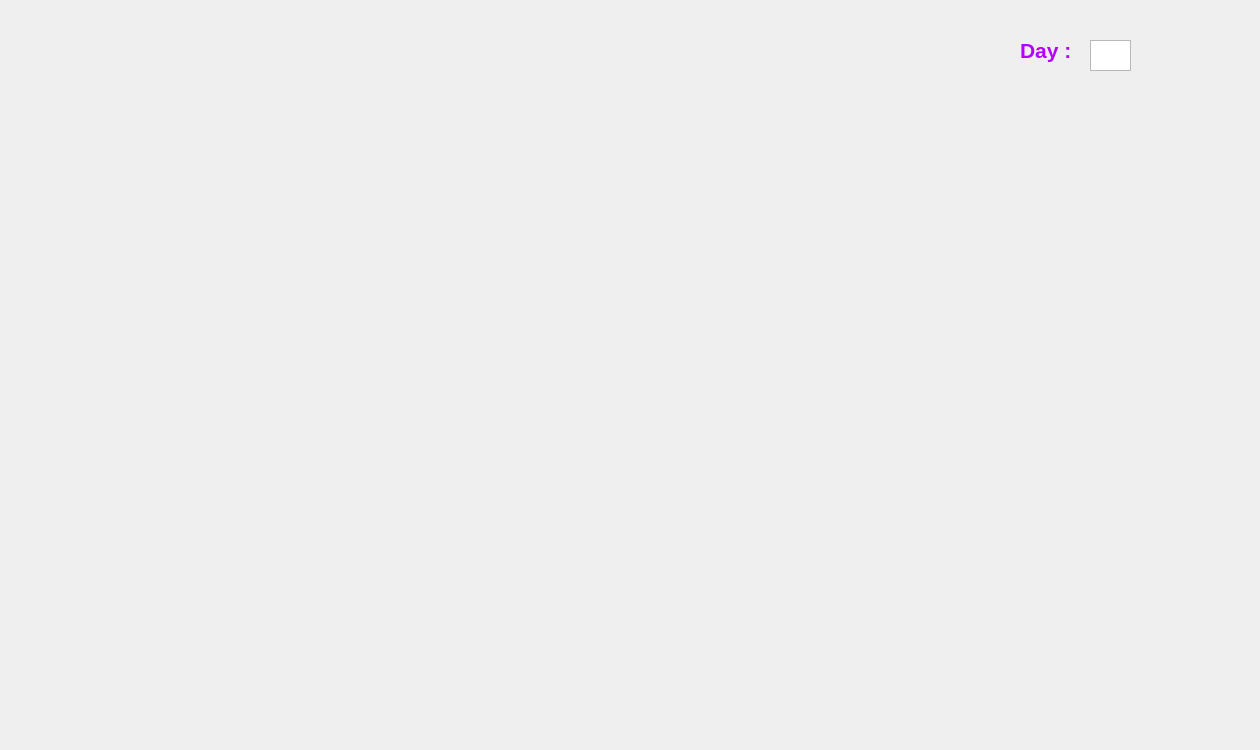
<?xml version="1.0" encoding="UTF-8"?>
<ui version="4.0">
 <class>farm</class>
 <widget class="QWidget" name="farm">
  <property name="geometry">
   <rect>
    <x>0</x>
    <y>0</y>
    <width>1260</width>
    <height>750</height>
   </rect>
  </property>
  <property name="minimumSize">
   <size>
    <width>1260</width>
    <height>750</height>
   </size>
  </property>
  <property name="maximumSize">
   <size>
    <width>1260</width>
    <height>750</height>
   </size>
  </property>
  <property name="windowTitle">
   <string>farm</string>
  </property>
  <property name="windowIcon">
   <iconset resource="game_recources.qrc">
    <normaloff>:/game_backgrounds/pics_project/pngwing.com.png</normaloff>:/game_backgrounds/pics_project/pngwing.com.png</iconset>
  </property>
  <widget class="QLabel" name="label">
   <property name="geometry">
    <rect>
     <x>0</x>
     <y>0</y>
     <width>1261</width>
     <height>751</height>
    </rect>
   </property>
   <property name="autoFillBackground">
    <bool>false</bool>
   </property>
   <property name="text">
    <string/>
   </property>
   <property name="pixmap">
    <pixmap resource="game_recources.qrc">:/game_backgrounds/pics_project/background-scene-with-green-field_1308-8895 (1).jpg</pixmap>
   </property>
   <property name="scaledContents">
    <bool>true</bool>
   </property>
  </widget>
  <widget class="QPushButton" name="pushButton">
   <property name="geometry">
    <rect>
     <x>10</x>
     <y>10</y>
     <width>101</width>
     <height>101</height>
    </rect>
   </property>
   <property name="cursor">
    <cursorShape>PointingHandCursor</cursorShape>
   </property>
   <property name="toolTip">
    <string>&lt;html&gt;&lt;head/&gt;&lt;body&gt;&lt;p&gt;&lt;span style=&quot; color:#ffffff;&quot;&gt;Profile&lt;/span&gt;&lt;/p&gt;&lt;/body&gt;&lt;/html&gt;</string>
   </property>
   <property name="styleSheet">
    <string notr="true">background-color: qlineargradient(spread:pad, x1:0.043, y1:0.426, x2:1, y2:1, stop:0 rgba(0, 0, 0, 0), stop:1 rgba(255, 255, 255, 0));
border: none;</string>
   </property>
   <property name="text">
    <string/>
   </property>
   <property name="icon">
    <iconset resource="game_recources.qrc">
     <normaloff>:/game_backgrounds/pics_project/138manfarmer2_100718.png</normaloff>:/game_backgrounds/pics_project/138manfarmer2_100718.png</iconset>
   </property>
   <property name="iconSize">
    <size>
     <width>100</width>
     <height>100</height>
    </size>
   </property>
  </widget>
  <widget class="QPushButton" name="pushButton_2">
   <property name="geometry">
    <rect>
     <x>680</x>
     <y>440</y>
     <width>211</width>
     <height>171</height>
    </rect>
   </property>
   <property name="cursor">
    <cursorShape>PointingHandCursor</cursorShape>
   </property>
   <property name="toolTip">
    <string>&lt;html&gt;&lt;head/&gt;&lt;body&gt;&lt;p&gt;&lt;span style=&quot; color:#ffffff;&quot;&gt;Store&lt;/span&gt;&lt;/p&gt;&lt;/body&gt;&lt;/html&gt;</string>
   </property>
   <property name="styleSheet">
    <string notr="true">background-color: qlineargradient(spread:pad, x1:0.043, y1:0.426, x2:1, y2:1, stop:0 rgba(0, 0, 0, 0), stop:1 rgba(255, 255, 255, 0));
border: none;</string>
   </property>
   <property name="text">
    <string/>
   </property>
   <property name="icon">
    <iconset resource="game_recources.qrc">
     <normaloff>:/game_backgrounds/pics_project/favpng_grocery-store-shopping-clip-art.png</normaloff>:/game_backgrounds/pics_project/favpng_grocery-store-shopping-clip-art.png</iconset>
   </property>
   <property name="iconSize">
    <size>
     <width>200</width>
     <height>200</height>
    </size>
   </property>
  </widget>
  <widget class="QPushButton" name="pushButton_3">
   <property name="geometry">
    <rect>
     <x>350</x>
     <y>570</y>
     <width>161</width>
     <height>101</height>
    </rect>
   </property>
   <property name="cursor">
    <cursorShape>PointingHandCursor</cursorShape>
   </property>
   <property name="toolTip">
    <string>&lt;html&gt;&lt;head/&gt;&lt;body&gt;&lt;p&gt;&lt;span style=&quot; color:#ffffff;&quot;&gt;chicken coop&lt;/span&gt;&lt;/p&gt;&lt;/body&gt;&lt;/html&gt;</string>
   </property>
   <property name="styleSheet">
    <string notr="true">background-color: qlineargradient(spread:pad, x1:0.043, y1:0.426, x2:1, y2:1, stop:0 rgba(0, 0, 0, 0), stop:1 rgba(255, 255, 255, 0));
border: none;</string>
   </property>
   <property name="text">
    <string/>
   </property>
   <property name="icon">
    <iconset resource="game_recources.qrc">
     <normaloff>:/game_backgrounds/pics_project/hen.png</normaloff>:/game_backgrounds/pics_project/hen.png</iconset>
   </property>
   <property name="iconSize">
    <size>
     <width>150</width>
     <height>150</height>
    </size>
   </property>
  </widget>
  <widget class="QPushButton" name="pushButton_4">
   <property name="geometry">
    <rect>
     <x>260</x>
     <y>390</y>
     <width>211</width>
     <height>131</height>
    </rect>
   </property>
   <property name="cursor">
    <cursorShape>PointingHandCursor</cursorShape>
   </property>
   <property name="toolTip">
    <string>&lt;html&gt;&lt;head/&gt;&lt;body&gt;&lt;p&gt;&lt;span style=&quot; color:#ffffff;&quot;&gt;Cow pasture&lt;/span&gt;&lt;/p&gt;&lt;/body&gt;&lt;/html&gt;</string>
   </property>
   <property name="styleSheet">
    <string notr="true">background-color: qlineargradient(spread:pad, x1:0.043, y1:0.426, x2:1, y2:1, stop:0 rgba(0, 0, 0, 0), stop:1 rgba(255, 255, 255, 0));
border: none;</string>
   </property>
   <property name="text">
    <string/>
   </property>
   <property name="icon">
    <iconset resource="game_recources.qrc">
     <normaloff>:/game_backgrounds/pics_project/cow.png</normaloff>:/game_backgrounds/pics_project/cow.png</iconset>
   </property>
   <property name="iconSize">
    <size>
     <width>150</width>
     <height>150</height>
    </size>
   </property>
  </widget>
  <widget class="QPushButton" name="pushButton_5">
   <property name="geometry">
    <rect>
     <x>10</x>
     <y>400</y>
     <width>201</width>
     <height>121</height>
    </rect>
   </property>
   <property name="cursor">
    <cursorShape>PointingHandCursor</cursorShape>
   </property>
   <property name="toolTip">
    <string>&lt;html&gt;&lt;head/&gt;&lt;body&gt;&lt;p&gt;&lt;span style=&quot; color:#ffffff;&quot;&gt;Sheep cote&lt;/span&gt;&lt;/p&gt;&lt;/body&gt;&lt;/html&gt;</string>
   </property>
   <property name="styleSheet">
    <string notr="true">background-color: qlineargradient(spread:pad, x1:0.043, y1:0.426, x2:1, y2:1, stop:0 rgba(0, 0, 0, 0), stop:1 rgba(255, 255, 255, 0));
border: none;</string>
   </property>
   <property name="text">
    <string/>
   </property>
   <property name="icon">
    <iconset resource="game_recources.qrc">
     <normaloff>:/game_backgrounds/pics_project/sheep.png</normaloff>:/game_backgrounds/pics_project/sheep.png</iconset>
   </property>
   <property name="iconSize">
    <size>
     <width>200</width>
     <height>200</height>
    </size>
   </property>
  </widget>
  <widget class="QPushButton" name="pushButton_8">
   <property name="geometry">
    <rect>
     <x>0</x>
     <y>540</y>
     <width>301</width>
     <height>211</height>
    </rect>
   </property>
   <property name="cursor">
    <cursorShape>PointingHandCursor</cursorShape>
   </property>
   <property name="toolTip">
    <string>&lt;html&gt;&lt;head/&gt;&lt;body&gt;&lt;p&gt;&lt;span style=&quot; color:#ffffff;&quot;&gt;Wheat&lt;/span&gt;&lt;/p&gt;&lt;/body&gt;&lt;/html&gt;</string>
   </property>
   <property name="styleSheet">
    <string notr="true">background-color: qlineargradient(spread:pad, x1:0.043, y1:0.426, x2:1, y2:1, stop:0 rgba(0, 0, 0, 0), stop:1 rgba(255, 255, 255, 0));
border: none;</string>
   </property>
   <property name="text">
    <string/>
   </property>
   <property name="icon">
    <iconset resource="game_recources.qrc">
     <normaloff>:/game_backgrounds/pics_project/favpng_common-wheat-cereal-ear-illustration.png</normaloff>:/game_backgrounds/pics_project/favpng_common-wheat-cereal-ear-illustration.png</iconset>
   </property>
   <property name="iconSize">
    <size>
     <width>250</width>
     <height>250</height>
    </size>
   </property>
  </widget>
  <widget class="QPushButton" name="pushButton_9">
   <property name="geometry">
    <rect>
     <x>930</x>
     <y>580</y>
     <width>311</width>
     <height>181</height>
    </rect>
   </property>
   <property name="cursor">
    <cursorShape>PointingHandCursor</cursorShape>
   </property>
   <property name="toolTip">
    <string>&lt;html&gt;&lt;head/&gt;&lt;body&gt;&lt;p&gt;&lt;span style=&quot; color:#ffffff;&quot;&gt;Barley&lt;/span&gt;&lt;/p&gt;&lt;/body&gt;&lt;/html&gt;</string>
   </property>
   <property name="styleSheet">
    <string notr="true">background-color: qlineargradient(spread:pad, x1:0.043, y1:0.426, x2:1, y2:1, stop:0 rgba(0, 0, 0, 0), stop:1 rgba(255, 255, 255, 0));
border: none;</string>
   </property>
   <property name="text">
    <string/>
   </property>
   <property name="icon">
    <iconset resource="game_recources.qrc">
     <normaloff>:/game_backgrounds/pics_project/Tea_plant.png</normaloff>:/game_backgrounds/pics_project/Tea_plant.png</iconset>
   </property>
   <property name="iconSize">
    <size>
     <width>150</width>
     <height>150</height>
    </size>
   </property>
  </widget>
  <widget class="QPushButton" name="pushButton_10">
   <property name="geometry">
    <rect>
     <x>930</x>
     <y>320</y>
     <width>161</width>
     <height>211</height>
    </rect>
   </property>
   <property name="cursor">
    <cursorShape>PointingHandCursor</cursorShape>
   </property>
   <property name="toolTip">
    <string>&lt;html&gt;&lt;head/&gt;&lt;body&gt;&lt;p&gt;&lt;span style=&quot; color:#ffffff;&quot;&gt;Silo&lt;/span&gt;&lt;/p&gt;&lt;/body&gt;&lt;/html&gt;</string>
   </property>
   <property name="styleSheet">
    <string notr="true">background-color: qlineargradient(spread:pad, x1:0.043, y1:0.426, x2:1, y2:1, stop:0 rgba(0, 0, 0, 0), stop:1 rgba(255, 255, 255, 0));
border: none;</string>
   </property>
   <property name="text">
    <string/>
   </property>
   <property name="icon">
    <iconset resource="game_recources.qrc">
     <normaloff>:/game_backgrounds/pics_project/clipart244133.png</normaloff>:/game_backgrounds/pics_project/clipart244133.png</iconset>
   </property>
   <property name="iconSize">
    <size>
     <width>200</width>
     <height>200</height>
    </size>
   </property>
  </widget>
  <widget class="QPushButton" name="pushButton_7">
   <property name="geometry">
    <rect>
     <x>480</x>
     <y>380</y>
     <width>271</width>
     <height>181</height>
    </rect>
   </property>
   <property name="cursor">
    <cursorShape>PointingHandCursor</cursorShape>
   </property>
   <property name="toolTip">
    <string>&lt;html&gt;&lt;head/&gt;&lt;body&gt;&lt;p&gt;&lt;span style=&quot; color:#ffffff;&quot;&gt;Barn&lt;/span&gt;&lt;/p&gt;&lt;/body&gt;&lt;/html&gt;</string>
   </property>
   <property name="styleSheet">
    <string notr="true">background-color: qlineargradient(spread:pad, x1:0.043, y1:0.426, x2:1, y2:1, stop:0 rgba(0, 0, 0, 0), stop:1 rgba(255, 255, 255, 0));
border: none;</string>
   </property>
   <property name="text">
    <string/>
   </property>
   <property name="icon">
    <iconset resource="game_recources.qrc">
     <normaloff>:/game_backgrounds/pics_project/anbar.png</normaloff>:/game_backgrounds/pics_project/anbar.png</iconset>
   </property>
   <property name="iconSize">
    <size>
     <width>300</width>
     <height>300</height>
    </size>
   </property>
  </widget>
  <widget class="QLabel" name="label_3">
   <property name="geometry">
    <rect>
     <x>0</x>
     <y>580</y>
     <width>261</width>
     <height>161</height>
    </rect>
   </property>
   <property name="text">
    <string/>
   </property>
   <property name="pixmap">
    <pixmap resource="game_recources.qrc">:/game_backgrounds/pics_project/favpng_common-wheat-cereal-ear-illustration.png</pixmap>
   </property>
   <property name="scaledContents">
    <bool>true</bool>
   </property>
  </widget>
  <widget class="QLabel" name="label_4">
   <property name="geometry">
    <rect>
     <x>-30</x>
     <y>560</y>
     <width>261</width>
     <height>161</height>
    </rect>
   </property>
   <property name="text">
    <string/>
   </property>
   <property name="pixmap">
    <pixmap resource="game_recources.qrc">:/game_backgrounds/pics_project/favpng_common-wheat-cereal-ear-illustration.png</pixmap>
   </property>
   <property name="scaledContents">
    <bool>true</bool>
   </property>
  </widget>
  <widget class="QLabel" name="label_5">
   <property name="geometry">
    <rect>
     <x>60</x>
     <y>530</y>
     <width>261</width>
     <height>161</height>
    </rect>
   </property>
   <property name="text">
    <string/>
   </property>
   <property name="pixmap">
    <pixmap resource="game_recources.qrc">:/game_backgrounds/pics_project/favpng_common-wheat-cereal-ear-illustration.png</pixmap>
   </property>
   <property name="scaledContents">
    <bool>true</bool>
   </property>
  </widget>
  <widget class="QLabel" name="label_6">
   <property name="geometry">
    <rect>
     <x>0</x>
     <y>500</y>
     <width>261</width>
     <height>161</height>
    </rect>
   </property>
   <property name="text">
    <string/>
   </property>
   <property name="pixmap">
    <pixmap resource="game_recources.qrc">:/game_backgrounds/pics_project/favpng_common-wheat-cereal-ear-illustration.png</pixmap>
   </property>
   <property name="scaledContents">
    <bool>true</bool>
   </property>
  </widget>
  <widget class="QLabel" name="label_9">
   <property name="geometry">
    <rect>
     <x>1010</x>
     <y>590</y>
     <width>111</width>
     <height>151</height>
    </rect>
   </property>
   <property name="text">
    <string/>
   </property>
   <property name="pixmap">
    <pixmap resource="game_recources.qrc">:/game_backgrounds/pics_project/Tea_plant.png</pixmap>
   </property>
   <property name="scaledContents">
    <bool>true</bool>
   </property>
  </widget>
  <widget class="QLabel" name="label_11">
   <property name="geometry">
    <rect>
     <x>1120</x>
     <y>610</y>
     <width>111</width>
     <height>151</height>
    </rect>
   </property>
   <property name="text">
    <string/>
   </property>
   <property name="pixmap">
    <pixmap resource="game_recources.qrc">:/game_backgrounds/pics_project/Tea_plant.png</pixmap>
   </property>
   <property name="scaledContents">
    <bool>true</bool>
   </property>
  </widget>
  <widget class="QLabel" name="label_12">
   <property name="geometry">
    <rect>
     <x>950</x>
     <y>580</y>
     <width>131</width>
     <height>171</height>
    </rect>
   </property>
   <property name="text">
    <string/>
   </property>
   <property name="pixmap">
    <pixmap resource="game_recources.qrc">:/game_backgrounds/pics_project/Tea_plant.png</pixmap>
   </property>
   <property name="scaledContents">
    <bool>true</bool>
   </property>
  </widget>
  <widget class="QLabel" name="label_13">
   <property name="geometry">
    <rect>
     <x>1080</x>
     <y>570</y>
     <width>111</width>
     <height>151</height>
    </rect>
   </property>
   <property name="text">
    <string/>
   </property>
   <property name="pixmap">
    <pixmap resource="game_recources.qrc">:/game_backgrounds/pics_project/Tea_plant.png</pixmap>
   </property>
   <property name="scaledContents">
    <bool>true</bool>
   </property>
  </widget>
  <widget class="QLabel" name="label_14">
   <property name="geometry">
    <rect>
     <x>1150</x>
     <y>560</y>
     <width>111</width>
     <height>151</height>
    </rect>
   </property>
   <property name="text">
    <string/>
   </property>
   <property name="pixmap">
    <pixmap resource="game_recources.qrc">:/game_backgrounds/pics_project/Tea_plant.png</pixmap>
   </property>
   <property name="scaledContents">
    <bool>true</bool>
   </property>
  </widget>
  <widget class="QLabel" name="label_15">
   <property name="geometry">
    <rect>
     <x>1040</x>
     <y>540</y>
     <width>111</width>
     <height>151</height>
    </rect>
   </property>
   <property name="text">
    <string/>
   </property>
   <property name="pixmap">
    <pixmap resource="game_recources.qrc">:/game_backgrounds/pics_project/Tea_plant.png</pixmap>
   </property>
   <property name="scaledContents">
    <bool>true</bool>
   </property>
  </widget>
  <widget class="QLabel" name="label_16">
   <property name="geometry">
    <rect>
     <x>1090</x>
     <y>540</y>
     <width>111</width>
     <height>151</height>
    </rect>
   </property>
   <property name="text">
    <string/>
   </property>
   <property name="pixmap">
    <pixmap resource="game_recources.qrc">:/game_backgrounds/pics_project/Tea_plant.png</pixmap>
   </property>
   <property name="scaledContents">
    <bool>true</bool>
   </property>
  </widget>
  <widget class="QLabel" name="label_17">
   <property name="geometry">
    <rect>
     <x>1140</x>
     <y>550</y>
     <width>111</width>
     <height>151</height>
    </rect>
   </property>
   <property name="text">
    <string/>
   </property>
   <property name="pixmap">
    <pixmap resource="game_recources.qrc">:/game_backgrounds/pics_project/Tea_plant.png</pixmap>
   </property>
   <property name="scaledContents">
    <bool>true</bool>
   </property>
  </widget>
  <widget class="QLabel" name="label_18">
   <property name="geometry">
    <rect>
     <x>920</x>
     <y>560</y>
     <width>111</width>
     <height>151</height>
    </rect>
   </property>
   <property name="text">
    <string/>
   </property>
   <property name="pixmap">
    <pixmap resource="game_recources.qrc">:/game_backgrounds/pics_project/Tea_plant.png</pixmap>
   </property>
   <property name="scaledContents">
    <bool>true</bool>
   </property>
  </widget>
  <widget class="QLabel" name="label_2">
   <property name="geometry">
    <rect>
     <x>1140</x>
     <y>10</y>
     <width>101</width>
     <height>91</height>
    </rect>
   </property>
   <property name="text">
    <string/>
   </property>
   <property name="pixmap">
    <pixmap resource="game_recources.qrc">:/game_backgrounds/pics_project/sun.png</pixmap>
   </property>
   <property name="scaledContents">
    <bool>true</bool>
   </property>
  </widget>
  <widget class="QLabel" name="label_7">
   <property name="geometry">
    <rect>
     <x>1020</x>
     <y>30</y>
     <width>71</width>
     <height>41</height>
    </rect>
   </property>
   <property name="font">
    <font>
     <pointsize>16</pointsize>
     <weight>75</weight>
     <bold>true</bold>
    </font>
   </property>
   <property name="layoutDirection">
    <enum>Qt::LeftToRight</enum>
   </property>
   <property name="autoFillBackground">
    <bool>false</bool>
   </property>
   <property name="styleSheet">
    <string notr="true">color: rgb(179, 0, 255);
</string>
   </property>
   <property name="text">
    <string>Day :</string>
   </property>
  </widget>
  <widget class="QTextBrowser" name="textBrowser">
   <property name="geometry">
    <rect>
     <x>1090</x>
     <y>40</y>
     <width>41</width>
     <height>31</height>
    </rect>
   </property>
   <property name="styleSheet">
    <string notr="true">backGround : none;</string>
   </property>
   <property name="html">
    <string>&lt;!DOCTYPE HTML PUBLIC &quot;-//W3C//DTD HTML 4.0//EN&quot; &quot;http://www.w3.org/TR/REC-html40/strict.dtd&quot;&gt;
&lt;html&gt;&lt;head&gt;&lt;meta name=&quot;qrichtext&quot; content=&quot;1&quot; /&gt;&lt;style type=&quot;text/css&quot;&gt;
p, li { white-space: pre-wrap; }
&lt;/style&gt;&lt;/head&gt;&lt;body style=&quot; font-family:'MS Shell Dlg 2'; font-size:7.8pt; font-weight:400; font-style:normal;&quot;&gt;
&lt;p style=&quot;-qt-paragraph-type:empty; margin-top:0px; margin-bottom:0px; margin-left:0px; margin-right:0px; -qt-block-indent:0; text-indent:0px;&quot;&gt;&lt;br /&gt;&lt;/p&gt;&lt;/body&gt;&lt;/html&gt;</string>
   </property>
  </widget>
  <zorder>label</zorder>
  <zorder>pushButton</zorder>
  <zorder>pushButton_3</zorder>
  <zorder>pushButton_4</zorder>
  <zorder>pushButton_5</zorder>
  <zorder>pushButton_7</zorder>
  <zorder>pushButton_10</zorder>
  <zorder>label_3</zorder>
  <zorder>label_4</zorder>
  <zorder>label_5</zorder>
  <zorder>label_6</zorder>
  <zorder>pushButton_8</zorder>
  <zorder>label_9</zorder>
  <zorder>pushButton_2</zorder>
  <zorder>label_11</zorder>
  <zorder>label_12</zorder>
  <zorder>label_13</zorder>
  <zorder>label_14</zorder>
  <zorder>label_15</zorder>
  <zorder>label_16</zorder>
  <zorder>label_17</zorder>
  <zorder>label_18</zorder>
  <zorder>pushButton_9</zorder>
  <zorder>label_2</zorder>
  <zorder>label_7</zorder>
  <zorder>textBrowser</zorder>
 </widget>
 <resources>
  <include location="game_recources.qrc"/>
 </resources>
 <connections/>
</ui>
